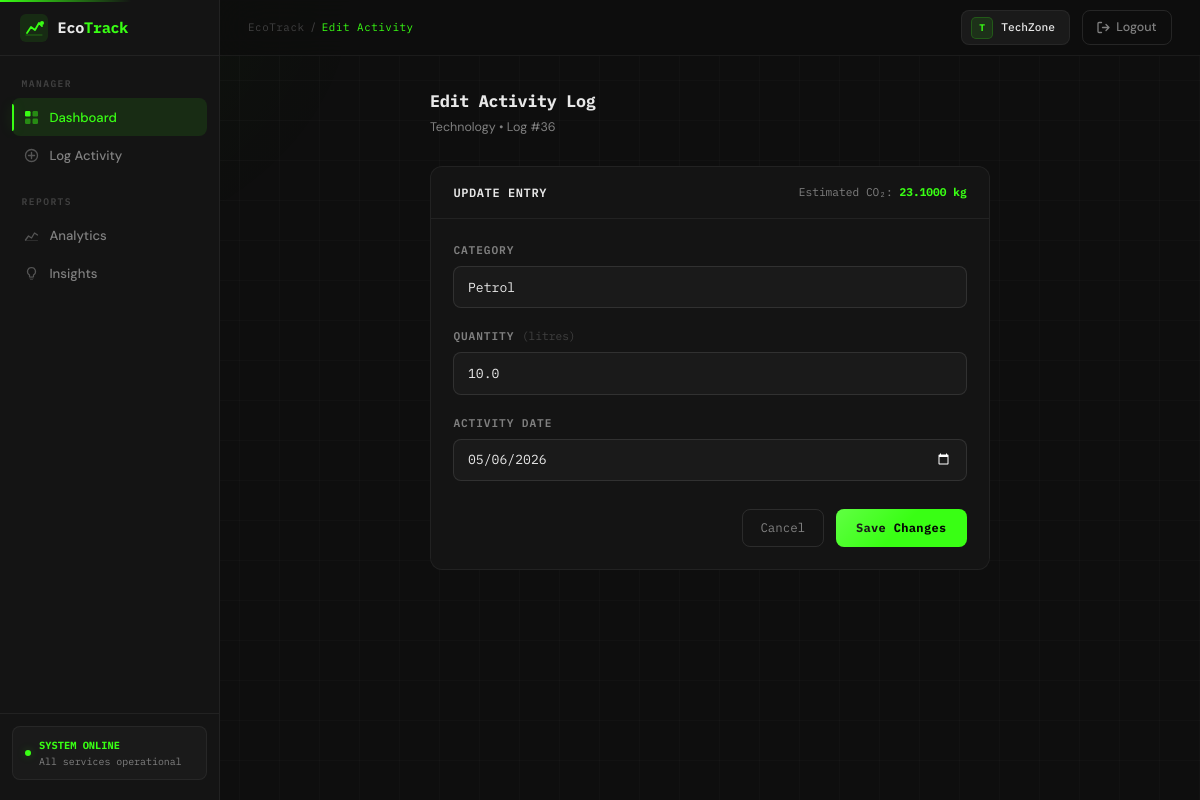
The page /activity/36/edit/ (signed in) on the database its author committed.
### core/models.py (models this page shows, shortened)
class Organization(models.Model):
    name = models.CharField(max_length=255)
    industry = models.CharField(max_length=100)
    description = models.TextField(blank=True, null=True)
    country = models.CharField(max_length=100, blank=True, null=True)
    created_at = models.DateTimeField(auto_now_add=True)

class Department(models.Model):
    name = models.CharField(max_length=100)
    location = models.CharField(max_length=255)
    organization = models.ForeignKey('Organization', on_delete=models.CASCADE)
    managed_by = models.OneToOneField(User, on_delete=models.CASCADE, null=True, blank=True)
    created_at = models.DateTimeField(auto_now_add=True)

class ActivityLog(models.Model):
    CATEGORY_CHOICES = [
        ('Electricity', 'Electricity'),
        ('Water',       'Water'),
        ('Petrol',      'Petrol'),
        ('Diesel',      'Diesel'),
        ('Travel',      'Travel'),
    ]
    EMISSION_FACTORS = {
        'Electricity': 0.85,   # kg CO₂ per kWh
        'Water':       0.30,   # kg CO₂ per litre
        'Petrol':      2.31,   # kg CO₂ per litre
        'Diesel':      2.68,   # kg CO₂ per litre
        'Travel':      0.18,   # kg CO₂ per km
    }
    department    = models.ForeignKey(
        Department, on_delete=models.CASCADE, related_name='activity_logs'
    )
    logged_by     = models.ForeignKey(
        User, on_delete=models.SET_NULL, null=True, related_name='activity_logs'
    )
    category      = models.CharField(max_length=20, choices=CATEGORY_CHOICES)
    quantity      = models.FloatField(help_text="Units consumed (kWh / litres / km)")
    emissions_amount = models.FloatField(
        editable=False,
        help_text="Auto-calculated: quantity × emission factor"
    )
    activity_date = models.DateField()
    date_recorded = models.DateTimeField(auto_now_add=True)
    class Meta:
        ordering = ['-activity_date', '-date_recorded']

### core/views.py (the view, shortened to what this page needs)
# urls.py: path('activity/<int:log_id>/edit/',   views.edit_activity,   name='edit_activity'),
@login_required
def edit_activity(request, log_id):
    dept = Department.objects.filter(managed_by=request.user).first()
    if not dept:
        messages.error(request, "Only department managers can edit activity logs.")
        return redirect('dashboard')
    log = get_object_or_404(ActivityLog, id=log_id, department=dept)
    VALID_CATEGORIES = ['Electricity', 'Water', 'Petrol', 'Diesel', 'Travel']
    return render(request, 'manager/edit_activity.html', {
        'log':        log,
        'dept':       dept,
        'org_name':   dept.organization.name,
        'categories': VALID_CATEGORIES,
    })

### core/templates/manager/edit_activity.html (shortened to what this page needs)
﻿{% extends 'manager/base_manager.html' %}
{% block breadcrumb %}Edit Activity{% endblock %}
{% block nav_dashboard %}active{% endblock %}
{% block content %}
<div style="max-width: 560px; margin: 0 auto;">
    <div style="margin-bottom: 1.75rem;">
        <div style="font-family:var(--font-mono);font-size:1.05rem;font-weight:700;
                    color:var(--text);letter-spacing:-0.02em;">Edit Activity Log</div>
        <div style="font-size:0.78rem;color:var(--text-2);margin-top:0.2rem;">
            {{ dept.name }} &bull; Log #{{ log.id }}
        </div>
    </div>
    <div class="admin-card">
        <div class="card-header-eco">
            <span class="card-title-eco">Update Entry</span>
            <span style="font-family:var(--font-mono);font-size:0.7rem;color:var(--text-2);">
                Estimated CO₂:
                <span id="co2-preview" style="color:var(--accent);font-weight:700;">
                </span>
            </span>
        </div>
        <div class="card-body-eco">
            <form method="POST" action="{% url 'edit_activity' log.id %}">
                <div style="margin-bottom:1.25rem;">
                    <label style="display:block;font-family:var(--font-mono);font-size:0.7rem;
                                  font-weight:600;color:var(--text-2);text-transform:uppercase;
                                  letter-spacing:0.08em;margin-bottom:0.4rem;">
                        Category
                    </label>
                    <select name="category" id="category-select" required
                            onchange="updatePreview()"
                            style="width:100%;padding:0.6rem 0.85rem;
                                   background:var(--surface-2);border:1px solid var(--border-2);
                                   border-radius:var(--radius);color:var(--text);
                                   font-family:var(--font-mono);font-size:0.82rem;
                                   appearance:none;cursor:pointer;outline:none;">
                        {% for cat in categories %}
                        <option value="{{ cat }}" {% if cat == log.category %}selected{% endif %}>
                            {{ cat }}
                        </option>
                        {% endfor %}
                    </select>
                </div>
                <div style="margin-bottom:1.25rem;">
                    <label style="display:block;font-family:var(--font-mono);font-size:0.7rem;
                                  font-weight:600;color:var(--text-2);text-transform:uppercase;
                                  letter-spacing:0.08em;margin-bottom:0.4rem;">
                        Quantity
                        <span id="unit-label" style="color:var(--text-3);font-weight:400;
                                                     text-transform:none;letter-spacing:0;">(units)</span>
                    </label>
                    <input type="number" name="quantity" id="quantity-input"
                           value="{{ log.quantity }}" min="0.001" step="any" required
                           oninput="updatePreview()"
                           style="width:100%;padding:0.6rem 0.85rem;
                                  background:var(--surface-2);border:1px solid var(--border-2);
                                  border-radius:var(--radius);color:var(--text);
                                  font-family:var(--font-mono);font-size:0.82rem;
                                  outline:none;box-sizing:border-box;">
                </div>
                <div style="margin-bottom:1.75rem;">
                    <label style="display:block;font-family:var(--font-mono);font-size:0.7rem;
                                  font-weight:600;color:var(--text-2);text-transform:uppercase;
                                  letter-spacing:0.08em;margin-bottom:0.4rem;">
                        Activity Date
                    </label>
                    <input type="date" name="activity_date"
                           value="{{ log.activity_date|date:'Y-m-d' }}" required
                           style="width:100%;padding:0.6rem 0.85rem;
                                  background:var(--surface-2);border:1px solid var(--border-2);
                                  border-radius:var(--radius);color:var(--text);
                                  font-family:var(--font-mono);font-size:0.82rem;
                                  outline:none;box-sizing:border-box;
                                  color-scheme:dark;">
                </div>
                <div style="display:flex;gap:0.75rem;justify-content:flex-end;flex-wrap:wrap;">
                    <a href="{% url 'manager_dashboard' %}"
                       style="padding:0.5rem 1.1rem;background:transparent;
                              border:1px solid var(--border-2);border-radius:var(--radius);
                              color:var(--text-2);font-family:var(--font-mono);font-size:0.78rem;
                              text-decoration:none;display:inline-flex;align-items:center;">
                        Cancel
                    </a>
                    <button type="submit" class="btn-accent">
                        Save Changes
                    </button>
                </div>
            </form>
        </div>
    </div>
</div>
{% endblock %}

### core/templates/manager/base_manager.html (shortened to what this page needs)
﻿<!DOCTYPE html>
<html lang="en">
<head>
    <link href="https://cdn.jsdelivr.net/npm/bootstrap@5.3.3/dist/css/bootstrap.min.css"
          rel="stylesheet"
 />
</head>
<body>
    <aside class="sidebar" id="sidebar">
        <a href="{% url 'manager_dashboard' %}" class="sidebar-brand">
            <div class="brand-mark">
            </div>
            <span class="brand-text">Eco<span>Track</span></span>
        </a>
        <nav class="sidebar-nav">
            <div class="nav-section">Manager</div>
            <a href="{% url 'manager_dashboard' %}"
               class="nav-link-item {% block nav_dashboard %}{% endblock %}">
                Dashboard
            </a>
            <a href="{% url 'add_activity' %}"
               class="nav-link-item {% block nav_add_activity %}{% endblock %}">
                <svg width="15" height="15" viewBox="0 0 15 15" fill="none">
                    <circle cx="7.5" cy="7.5" r="6" stroke="currentColor" stroke-width="1.3" fill="none" />
                    <path d="M7.5 4.5v6M4.5 7.5h6"
                          stroke="currentColor" stroke-width="1.4" stroke-linecap="round" />
                </svg>
                Log Activity
            </a>
            <div class="nav-section">Reports</div>
            <a href="{% url 'manager_analytics' %}" class="nav-link-item {% block nav_analytics %}{% endblock %}">
                <svg width="15" height="15" viewBox="0 0 15 15" fill="none">
                    <path d="M1.5 12 L4.5 8 L7.5 10 L10.5 5 L13.5 7"
                          stroke="currentColor" stroke-width="1.3"
                          stroke-linecap="round" stroke-linejoin="round" fill="none" />
                    <path d="M1.5 12.5 h12" stroke="currentColor" stroke-width="1" stroke-linecap="round" opacity=".4" />
                </svg>
                Analytics
            </a>
            <a href="{% url 'eco_insights' %}" class="nav-link-item {% block nav_insights %}{% endblock %}">
                Insights
            </a>
        </nav>
        <div class="sidebar-bottom">
            <div class="system-status">
                <span class="status-dot"></span>
                <div class="status-text">
                    <strong>SYSTEM ONLINE</strong>
                    All services operational
                </div>
            </div>
        </div>
    </aside>
    <header class="topbar">
        <div class="topbar-left">
            <div class="breadcrumb-nav">
                <span class="breadcrumb-root">EcoTrack</span>
                <span class="breadcrumb-sep">/</span>
                <span class="breadcrumb-current">{% block breadcrumb %}Dashboard{% endblock %}</span>
            </div>
        </div>
        <div class="topbar-right">
            <div class="org-chip">
                <div class="org-avatar">{{ org_name|slice:":1"|upper }}</div>
                <span class="org-name">{{ org_name }}</span>
            </div>
            <a href="{% url 'logout' %}" class="btn-logout">
                <svg width="13" height="13" viewBox="0 0 13 13" fill="none">
                    <path d="M4.5 1.5H2a1 1 0 00-1 1v8a1 1 0 001 1h2.5M9 9.5l3-3-3-3M12 6.5H5.5"
                          stroke="currentColor" stroke-width="1.3"
                          stroke-linecap="round" stroke-linejoin="round" />
                </svg>
                Logout
            </a>
        </div>
    </header>
    <div class="admin-main">
        <div class="content-area">
            {% block content %}{% endblock %}
        </div>
    </div>
</body>
</html>

### rows shown on the page
Organization: name "T", name "TechZone"
Department: name "Technology"
ActivityLog: id "36", category "Petrol", quantity "10.0", activity_date "05/06/2026"
